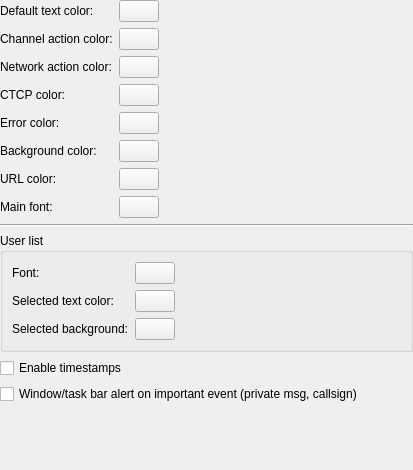
<?xml version="1.0" encoding="UTF-8"?>
<ui version="4.0">
 <class>CFGIRCAppearance</class>
 <widget class="QWidget" name="CFGIRCAppearance">
  <property name="geometry">
   <rect>
    <x>0</x>
    <y>0</y>
    <width>413</width>
    <height>470</height>
   </rect>
  </property>
  <layout class="QVBoxLayout" name="verticalLayout">
   <property name="leftMargin">
    <number>0</number>
   </property>
   <property name="topMargin">
    <number>0</number>
   </property>
   <property name="rightMargin">
    <number>0</number>
   </property>
   <property name="bottomMargin">
    <number>0</number>
   </property>
   <item>
    <layout class="QFormLayout" name="formLayout">
     <property name="fieldGrowthPolicy">
      <enum>QFormLayout::AllNonFixedFieldsGrow</enum>
     </property>
     <property name="formAlignment">
      <set>Qt::AlignLeading|Qt::AlignLeft|Qt::AlignTop</set>
     </property>
     <item row="0" column="0">
      <widget class="QLabel" name="label">
       <property name="text">
        <string>Default text color:</string>
       </property>
      </widget>
     </item>
     <item row="0" column="1">
      <widget class="ColorButton" name="btnDefaultTextColor">
       <property name="sizePolicy">
        <sizepolicy hsizetype="Maximum" vsizetype="Fixed">
         <horstretch>0</horstretch>
         <verstretch>0</verstretch>
        </sizepolicy>
       </property>
      </widget>
     </item>
     <item row="1" column="0">
      <widget class="QLabel" name="label_2">
       <property name="text">
        <string>Channel action color:</string>
       </property>
      </widget>
     </item>
     <item row="1" column="1">
      <widget class="ColorButton" name="btnChannelActionColor">
       <property name="sizePolicy">
        <sizepolicy hsizetype="Maximum" vsizetype="Fixed">
         <horstretch>0</horstretch>
         <verstretch>0</verstretch>
        </sizepolicy>
       </property>
      </widget>
     </item>
     <item row="2" column="0">
      <widget class="QLabel" name="label_3">
       <property name="text">
        <string>Network action color:</string>
       </property>
      </widget>
     </item>
     <item row="2" column="1">
      <widget class="ColorButton" name="btnNetworkActionColor">
       <property name="sizePolicy">
        <sizepolicy hsizetype="Maximum" vsizetype="Fixed">
         <horstretch>0</horstretch>
         <verstretch>0</verstretch>
        </sizepolicy>
       </property>
      </widget>
     </item>
     <item row="3" column="0">
      <widget class="QLabel" name="label_9">
       <property name="text">
        <string>CTCP color:</string>
       </property>
      </widget>
     </item>
     <item row="3" column="1">
      <widget class="ColorButton" name="btnCtcpColor">
       <property name="sizePolicy">
        <sizepolicy hsizetype="Maximum" vsizetype="Fixed">
         <horstretch>0</horstretch>
         <verstretch>0</verstretch>
        </sizepolicy>
       </property>
      </widget>
     </item>
     <item row="4" column="0">
      <widget class="QLabel" name="label_4">
       <property name="text">
        <string>Error color:</string>
       </property>
       <property name="alignment">
        <set>Qt::AlignLeading|Qt::AlignLeft|Qt::AlignVCenter</set>
       </property>
      </widget>
     </item>
     <item row="4" column="1">
      <widget class="ColorButton" name="btnErrorColor">
       <property name="sizePolicy">
        <sizepolicy hsizetype="Maximum" vsizetype="Fixed">
         <horstretch>0</horstretch>
         <verstretch>0</verstretch>
        </sizepolicy>
       </property>
      </widget>
     </item>
     <item row="5" column="0">
      <widget class="QLabel" name="label_5">
       <property name="text">
        <string>Background color:</string>
       </property>
      </widget>
     </item>
     <item row="5" column="1">
      <widget class="ColorButton" name="btnBackgroundColor">
       <property name="sizePolicy">
        <sizepolicy hsizetype="Maximum" vsizetype="Fixed">
         <horstretch>0</horstretch>
         <verstretch>0</verstretch>
        </sizepolicy>
       </property>
      </widget>
     </item>
     <item row="6" column="0">
      <widget class="QLabel" name="label_8">
       <property name="text">
        <string>URL color:</string>
       </property>
      </widget>
     </item>
     <item row="6" column="1">
      <widget class="ColorButton" name="btnUrlColor">
       <property name="sizePolicy">
        <sizepolicy hsizetype="Maximum" vsizetype="Fixed">
         <horstretch>0</horstretch>
         <verstretch>0</verstretch>
        </sizepolicy>
       </property>
      </widget>
     </item>
     <item row="7" column="0">
      <widget class="QLabel" name="label_6">
       <property name="text">
        <string>Main font:</string>
       </property>
      </widget>
     </item>
     <item row="7" column="1">
      <widget class="FontButton" name="btnMainFont">
       <property name="sizePolicy">
        <sizepolicy hsizetype="Maximum" vsizetype="Fixed">
         <horstretch>0</horstretch>
         <verstretch>0</verstretch>
        </sizepolicy>
       </property>
      </widget>
     </item>
    </layout>
   </item>
   <item>
    <widget class="Line" name="line">
     <property name="orientation">
      <enum>Qt::Horizontal</enum>
     </property>
    </widget>
   </item>
   <item>
    <widget class="QGroupBox" name="groupBox">
     <property name="title">
      <string>User list</string>
     </property>
     <layout class="QFormLayout" name="formLayout_2">
      <property name="formAlignment">
       <set>Qt::AlignLeading|Qt::AlignLeft|Qt::AlignTop</set>
      </property>
      <item row="0" column="0">
       <widget class="QLabel" name="label_7">
        <property name="text">
         <string>Font:</string>
        </property>
       </widget>
      </item>
      <item row="0" column="1">
       <widget class="FontButton" name="btnUserListFont">
        <property name="sizePolicy">
         <sizepolicy hsizetype="Maximum" vsizetype="Fixed">
          <horstretch>0</horstretch>
          <verstretch>0</verstretch>
         </sizepolicy>
        </property>
       </widget>
      </item>
      <item row="1" column="0">
       <widget class="QLabel" name="label_10">
        <property name="text">
         <string>Selected text color:</string>
        </property>
       </widget>
      </item>
      <item row="1" column="1">
       <widget class="ColorButton" name="btnUserListSelectedTextColor">
        <property name="sizePolicy">
         <sizepolicy hsizetype="Maximum" vsizetype="Fixed">
          <horstretch>0</horstretch>
          <verstretch>0</verstretch>
         </sizepolicy>
        </property>
       </widget>
      </item>
      <item row="2" column="0">
       <widget class="QLabel" name="label_11">
        <property name="text">
         <string>Selected background:</string>
        </property>
       </widget>
      </item>
      <item row="2" column="1">
       <widget class="ColorButton" name="btnUserListSelectedBackgroundColor">
        <property name="sizePolicy">
         <sizepolicy hsizetype="Maximum" vsizetype="Fixed">
          <horstretch>0</horstretch>
          <verstretch>0</verstretch>
         </sizepolicy>
        </property>
       </widget>
      </item>
     </layout>
    </widget>
   </item>
   <item>
    <widget class="QCheckBox" name="cbTimestamps">
     <property name="toolTip">
      <string>Prepends all entries with [hh:mm:ss] timestamps.</string>
     </property>
     <property name="text">
      <string>Enable timestamps</string>
     </property>
    </widget>
   </item>
   <item>
    <widget class="QCheckBox" name="cbWindowAlertOnImportantEvent">
     <property name="text">
      <string>Window/task bar alert on important event (private msg, callsign)</string>
     </property>
    </widget>
   </item>
   <item>
    <spacer name="verticalSpacer">
     <property name="orientation">
      <enum>Qt::Vertical</enum>
     </property>
     <property name="sizeHint" stdset="0">
      <size>
       <width>20</width>
       <height>40</height>
      </size>
     </property>
    </spacer>
   </item>
  </layout>
 </widget>
 <customwidgets>
  <customwidget>
   <class>ColorButton</class>
   <extends>QPushButton</extends>
   <header>gui/widgets/colorbutton.h</header>
  </customwidget>
  <customwidget>
   <class>FontButton</class>
   <extends>QPushButton</extends>
   <header>gui/widgets/fontbutton.h</header>
  </customwidget>
 </customwidgets>
 <tabstops>
  <tabstop>btnDefaultTextColor</tabstop>
  <tabstop>btnChannelActionColor</tabstop>
  <tabstop>btnNetworkActionColor</tabstop>
  <tabstop>btnCtcpColor</tabstop>
  <tabstop>btnErrorColor</tabstop>
  <tabstop>btnBackgroundColor</tabstop>
  <tabstop>btnUrlColor</tabstop>
  <tabstop>btnMainFont</tabstop>
  <tabstop>btnUserListFont</tabstop>
  <tabstop>btnUserListSelectedTextColor</tabstop>
  <tabstop>btnUserListSelectedBackgroundColor</tabstop>
  <tabstop>cbTimestamps</tabstop>
 </tabstops>
 <resources/>
 <connections/>
</ui>
